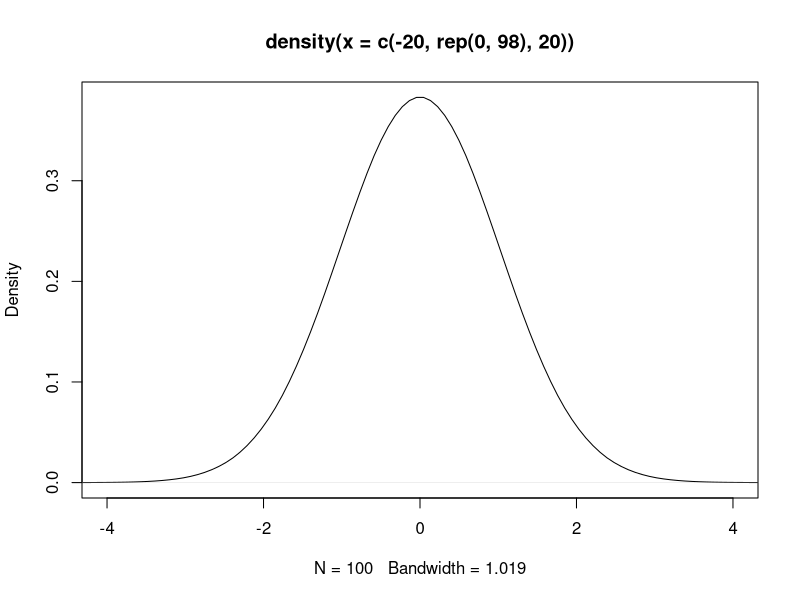
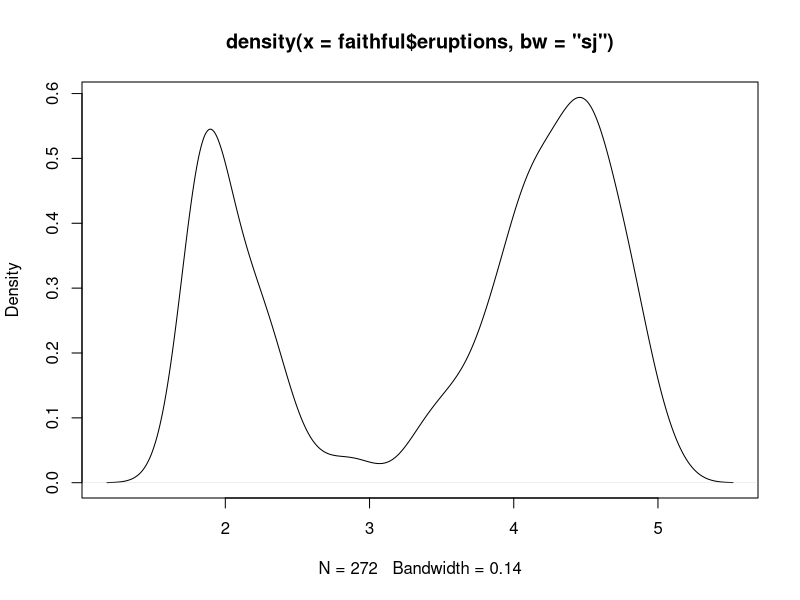
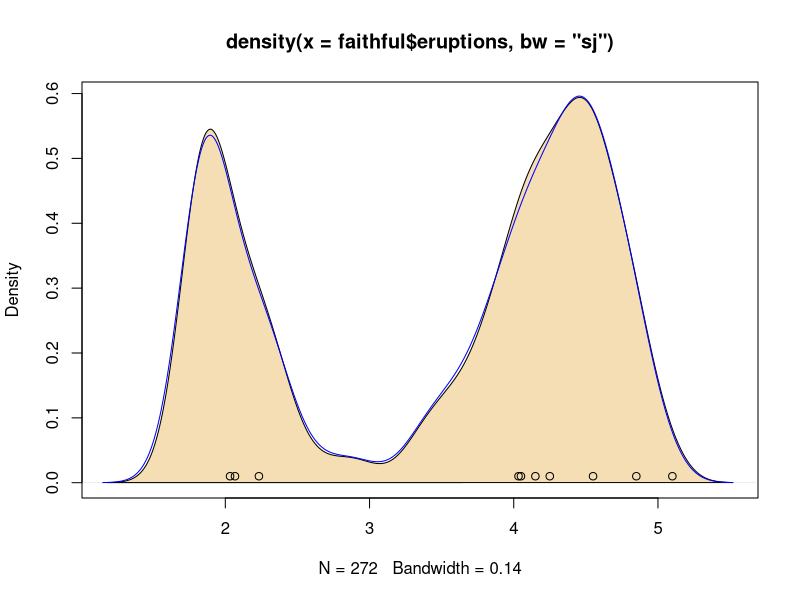
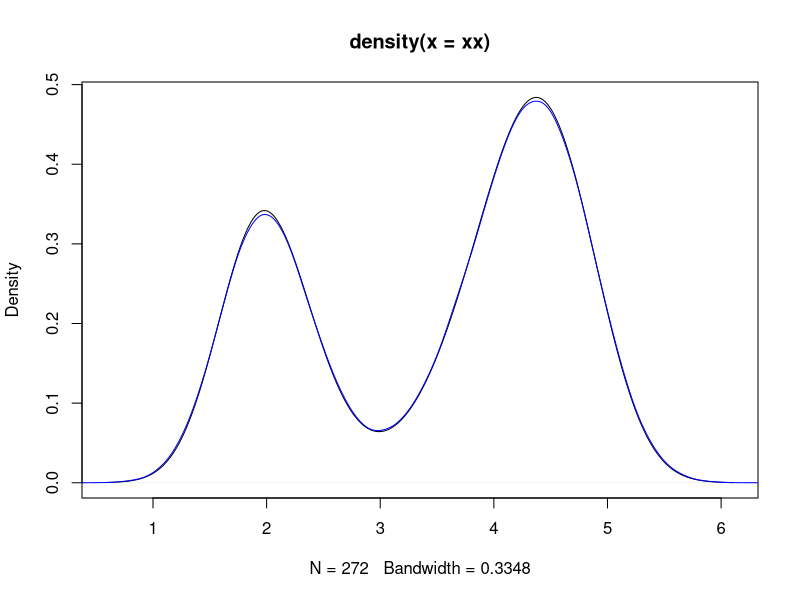
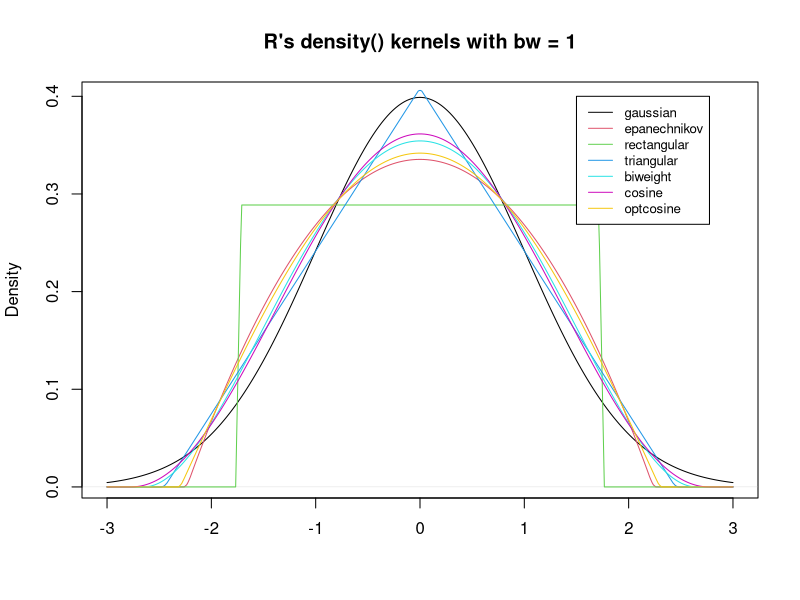
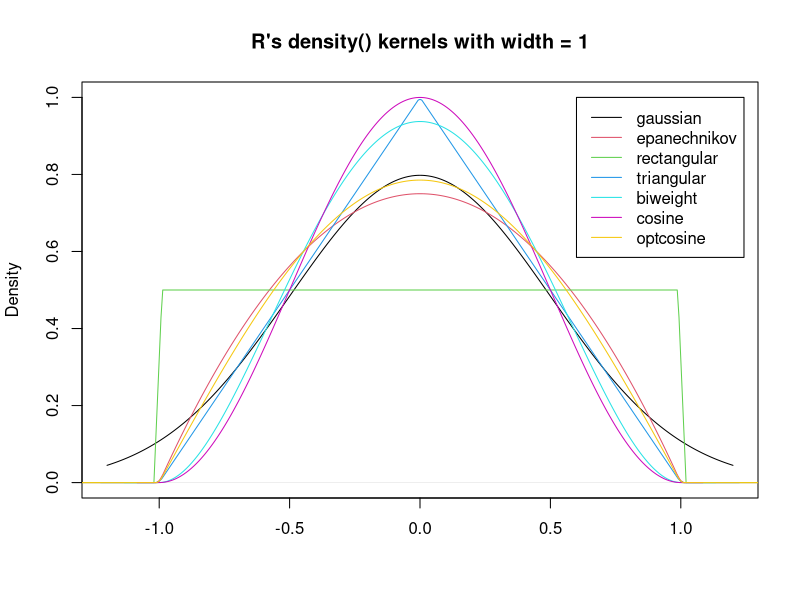
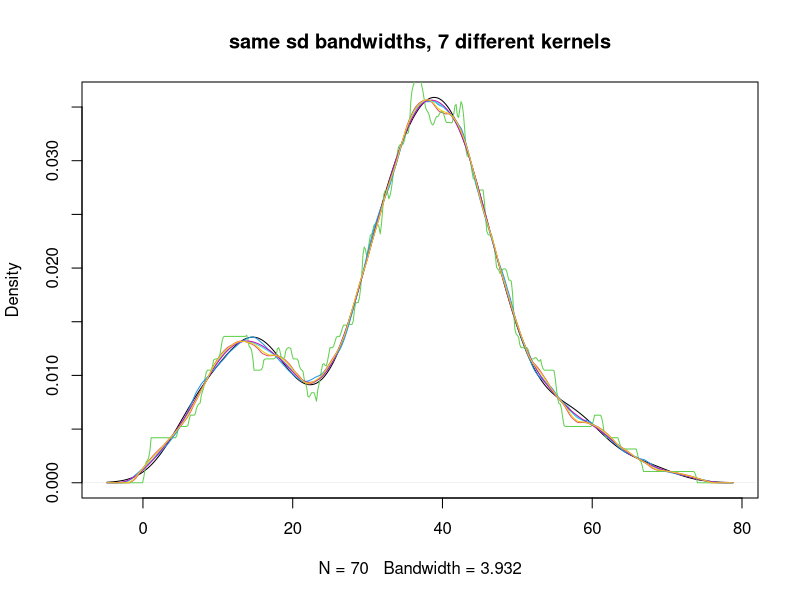
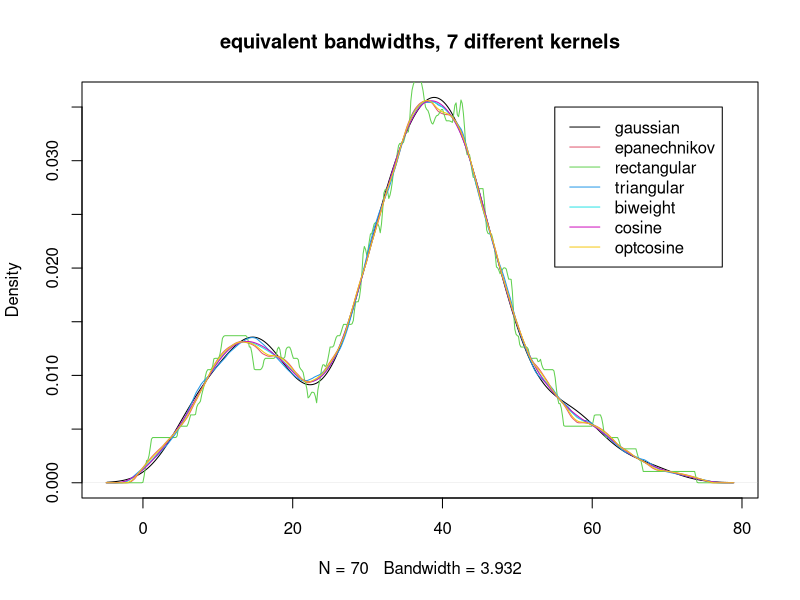

Write R code to recreate these figures, in order.
require(graphics)

plot(density(c(-20, rep(0,98), 20)), xlim = c(-4, 4))  # IQR = 0

# The Old Faithful geyser data
d <- density(faithful$eruptions, bw = "sj")
d
plot(d)

plot(d, type = "n")
polygon(d, col = "wheat")

## Missing values:
x <- xx <- faithful$eruptions
x[i.out <- sample(length(x), 10)] <- NA
doR <- density(x, bw = 0.15, na.rm = TRUE)
lines(doR, col = "blue")
points(xx[i.out], rep(0.01, 10))

## Weighted observations:
fe <- sort(faithful$eruptions) # has quite a few non-unique values
## use 'counts / n' as weights:
dw <- density(unique(fe), weights = table(fe)/length(fe), bw = d$bw)
utils::str(dw) ## smaller n: only 126, but identical estimate:
stopifnot(all.equal(d[1:3], dw[1:3]))

## simulation from a density() fit:
# a kernel density fit is an equally-weighted mixture.
fit <- density(xx)
N <- 1e6
x.new <- rnorm(N, sample(xx, size = N, replace = TRUE), fit$bw)
plot(fit)
lines(density(x.new), col = "blue")


(kernels <- eval(formals(density.default)$kernel))

## show the kernels in the R parametrization
plot (density(0, bw = 1), xlab = "",
      main = "R's density() kernels with bw = 1")
for(i in 2:length(kernels))
  lines(density(0, bw = 1, kernel =  kernels[i]), col = i)
legend(1.5,.4, legend = kernels, col = seq(kernels),
       lty = 1, cex = .8, y.intersp = 1)

## show the kernels in the S parametrization
plot(density(0, from = -1.2, to = 1.2, width = 2, kernel = "gaussian"),
     type = "l", ylim = c(0, 1), xlab = "",
     main = "R's density() kernels with width = 1")
for(i in 2:length(kernels))
  lines(density(0, width = 2, kernel =  kernels[i]), col = i)
legend(0.6, 1.0, legend = kernels, col = seq(kernels), lty = 1)

##-------- Semi-advanced theoretic from here on -------------


(RKs <- cbind(sapply(kernels,
                     function(k) density(kernel = k, give.Rkern = TRUE))))
100*round(RKs["epanechnikov",]/RKs, 4) ## Efficiencies

bw <- bw.SJ(precip) ## sensible automatic choice
plot(density(precip, bw = bw),
     main = "same sd bandwidths, 7 different kernels")
for(i in 2:length(kernels))
  lines(density(precip, bw = bw, kernel = kernels[i]), col = i)

## Bandwidth Adjustment for "Exactly Equivalent Kernels"
h.f <- sapply(kernels, function(k)density(kernel = k, give.Rkern = TRUE))
(h.f <- (h.f["gaussian"] / h.f)^ .2)
## -> 1, 1.01, .995, 1.007,... close to 1 => adjustment barely visible..

plot(density(precip, bw = bw),
     main = "equivalent bandwidths, 7 different kernels")
for(i in 2:length(kernels))
  lines(density(precip, bw = bw, adjust = h.f[i], kernel = kernels[i]),
        col = i)
legend(55, 0.035, legend = kernels, col = seq(kernels), lty = 1)

